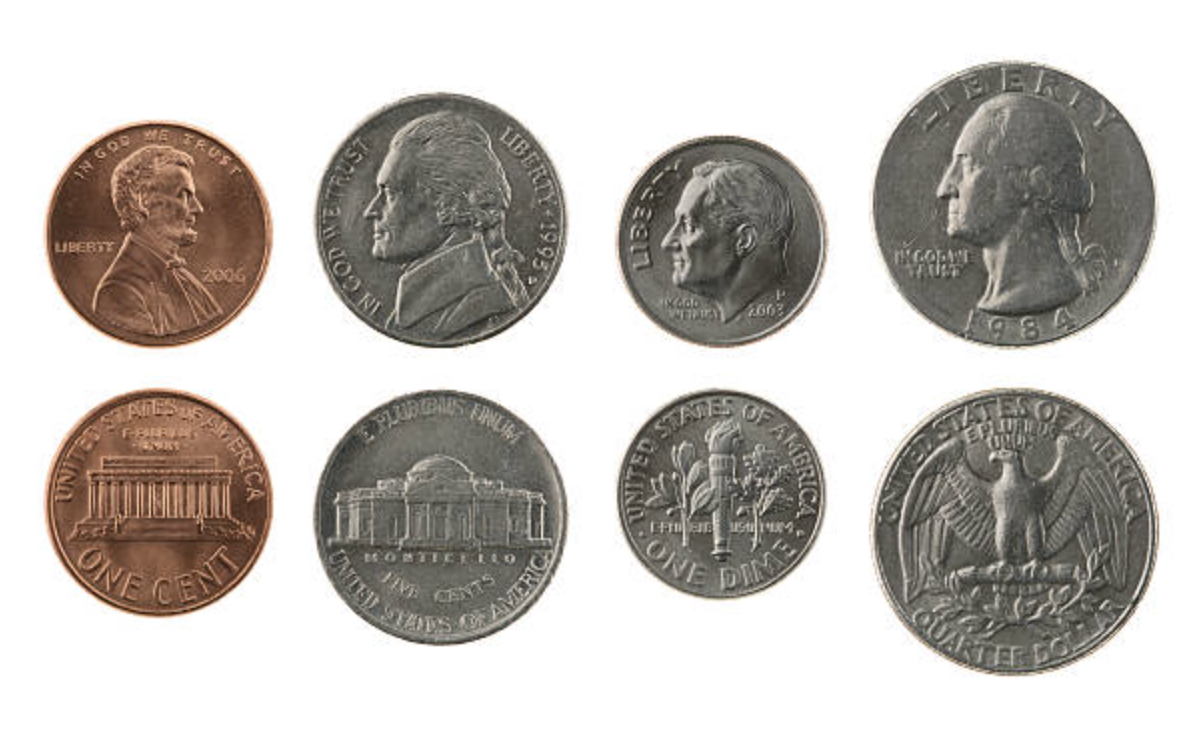
#> input picture Data/Coins2.png, 1204 x 732 px
$ jupyter execute 22_ContourSegmentation.ipynb
#> lines starting #> are read from the running program, lines starting #| are printed output that depends on the picture; after the words box and inside, x2 and y2 are one past the last pixel; in counts of white or black regions, pixels touching at a corner belong together
[cell 1]
import cv2
import numpy as np
import matplotlib.pyplot as plt
import os

# I'll use this later to draw the memberships of the groups
import matplotlib.colors as colormaps

# Segmentation using contours
Contours finds the lines around objects.  For images where thresholding is able to seperate objects from background,
but not seperate objects into seperate parts, this is a good approach

[cell 2]
# Let's use the coin2 image for this
im = cv2.imread(os.path.relpath('../../Data/Coins2.png'), cv2.IMREAD_COLOR)
#> im is the input picture: shape (732, 1204, 3); mean B, G, R 185.1, 189.5, 193.9
im = cv2.cvtColor(im,cv2.COLOR_BGR2RGB)

# First, we need to start off with a threshold that seperates the objects and background
im_gray = cv2.cvtColor(im,cv2.COLOR_RGB2GRAY)

_,thres = cv2.threshold(im_gray,np.mean(im_gray),255,cv2.THRESH_BINARY_INV)
#> thres: shape (732, 1204); 42.6% white; 20 white regions (12 under 20 px), largest, box (x1, y1, x2, y2) and area: (873, 388, 1159, 676) 63155, (873, 62, 1156, 349) 62193, (313, 390, 568, 646) 50816

# Let's close the image up a bit
kernel = np.ones((3,3),np.uint8)
thres = cv2.morphologyEx(thres,cv2.MORPH_CLOSE,kernel,iterations=5)
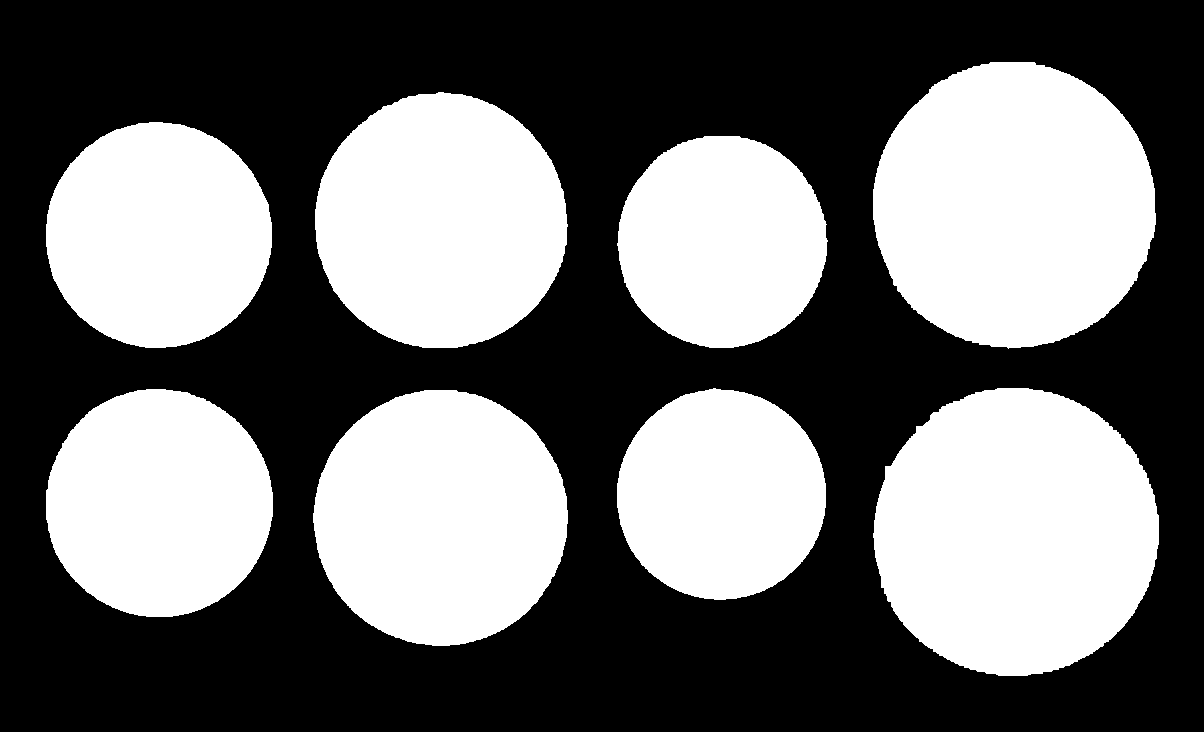
#> thres: shape (732, 1204); 43.2% white; 8 white regions

plt.imshow(thres,cmap='gray')

[cell 3]
# Now, let's find the contours around the images
contours,hierarchy = cv2.findContours(thres,cv2.RETR_LIST,cv2.CHAIN_APPROX_SIMPLE)
#> contours = 8 contours; box (x1, y1, x2, y2) and area: (873, 388, 1159, 676) 64165, (873, 62, 1156, 349) 63256, (313, 390, 568, 646) 50769, (315, 92, 568, 348) 50280, (46, 389, 273, 617) 40420, (46, 122, 272, 348) 39840, (617, 136, 828, 348) 34689, (617, 388, 826, 600) 34353

# Contours is an array of an array of points defining lines in the image
print("The number of contours identified is:",len(contours))
#| The number of contours identified is: 8

# We should have found 8 contours (one per coin)

# Now let's sort the contours based on the size of the area they enclose
sorted_contour = sorted(contours,key=cv2.contourArea)  # smallest to largest
#> sorted_contour has the same summary as contours

mask = np.zeros([im.shape[0],im.shape[1]],dtype='uint8')

mask=cv2.drawContours(mask,sorted_contour,-1,1,-1) # The 3rd entry is the index of the contour to use, -1 means all
#> mask: shape (732, 1204); values 0 (black) and 1 (white), 43.2% white; 8 white regions, largest, box (x1, y1, x2, y2) and area: (873, 388, 1159, 676) 64603, (873, 62, 1156, 349) 63677, (313, 390, 568, 646) 51133
                                                   # the 4th entry is the color to use. SInce this is a mask, just use 1
                                                   # the 5th entry is the linewidth. -1 will fill in the contour

im_masked = cv2.bitwise_and(im,im,mask=mask)

color = ['#641E16','b','g','r','c','m','y','#E67E22']

# Lets draw the lines around each coin
for idx in range(0,len(sorted_contour)):
    linewidth=5
    c=tuple(255*np.array(colormaps.to_rgb(color[idx])))
    im_masked=cv2.drawContours(im_masked,sorted_contour,idx,c,linewidth)
#> this loop made 8 passes
#> c on passes 1 to 8: (100, 30, 22), (0, 0, 255), (0, 127.5, 0), (255, 0, 0), (0, 191.2, 191.2), (191.2, 0, 191.2), (191.2, 191.2, 0), (230, 126, 34)
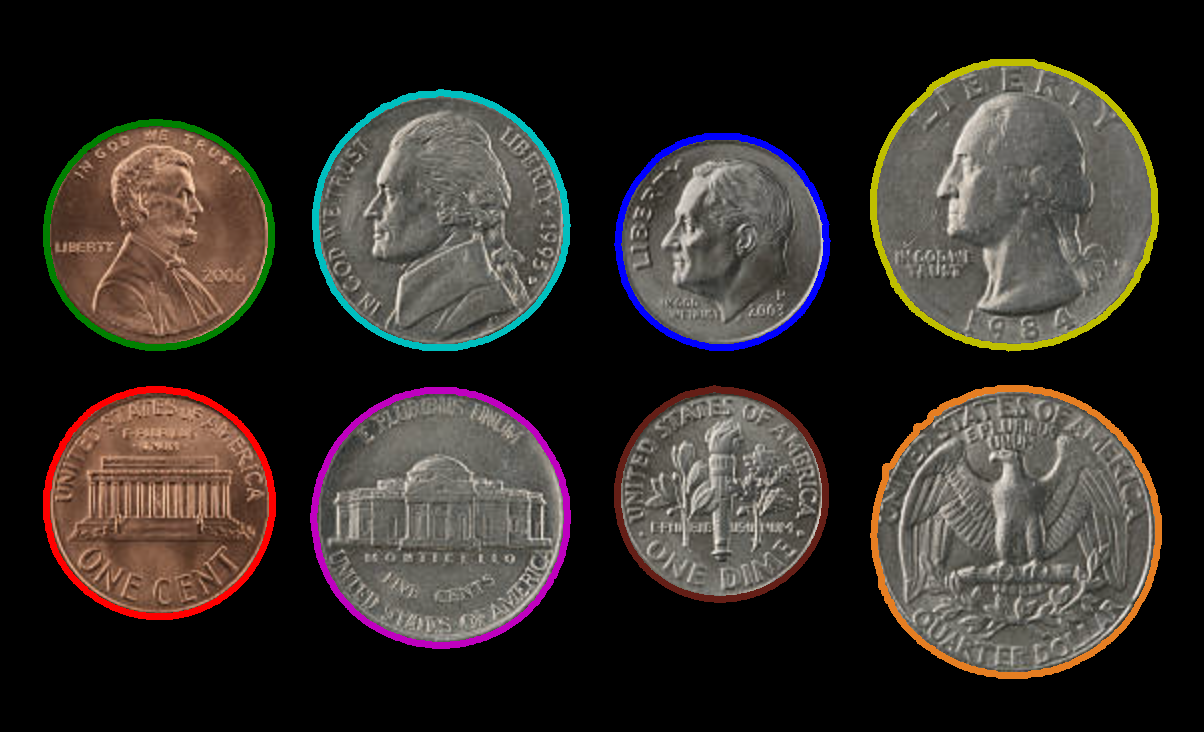
#> im_masked: shape (732, 1204, 3); mean R, G, B 51.9, 46.3, 42.2

area=np.zeros((len(sorted_contour)))
#> area = [0, 0, 0, 0, 0, 0, 0, 0]
for i in range(0,len(sorted_contour)):
    area[i]=cv2.contourArea(sorted_contour[i])
#> this loop made 8 passes
#> after the loop, area = [34353, 34689, 39840.5, 40420, 50280, 50769, 63256, 64165]

[cell 4]
# Show the images
plt.figure(figsize=[18, 5])

plt.subplot(131);plt.imshow(im);  plt.title("Original")
plt.subplot(132);plt.imshow(im_masked);  plt.title("Segmented")

[cell 5]
# Since the coins can be identified by size, we can also label them

area=np.zeros((len(sorted_contour)))
#> area = [0, 0, 0, 0, 0, 0, 0, 0]
for i in range(0,len(sorted_contour)):
    area[i]=cv2.contourArea(sorted_contour[i])
#> after the loop, area = [34353, 34689, 39840.5, 40420, 50280, 50769, 63256, 64165]
area=np.float32(area) # K-means needs floats

# Use K-means and we know there are 4 types of coins
criteria = (cv2.TERM_CRITERIA_EPS + cv2.TERM_CRITERIA_MAX_ITER, 10, 1.0)
compactness,label,center=cv2.kmeans(area,4,None,criteria,10,cv2.KMEANS_RANDOM_CENTERS)
#> compactness = 757059.1; label = [3, 3, 2, 2, 1, 1, 0, 0]; center = [63710.5, 50524.5, 40130.2, 34521]

# Since the initialization of K-means is random, the clusters will not be in any particular order
sizeord=np.argsort(center,axis=0) # Find the order from smallest to largest
#> sizeord = [3, 2, 1, 0]


# Dimes are the smallest
mask_dime = np.zeros([im.shape[0],im.shape[1]],dtype='uint8')
for id in np.where(label==sizeord[0])[0]:
    mask_dime=cv2.drawContours(mask_dime,sorted_contour,id,1,-1)
#> this loop made 2 passes
im_masked_dime = cv2.bitwise_and(im,im,mask=mask_dime)

mask_penny = np.zeros([im.shape[0],im.shape[1]],dtype='uint8')
for id in np.where(label==sizeord[1])[0]:
    mask_penny=cv2.drawContours(mask_penny,sorted_contour,id,1,-1)
#> this loop made 2 passes
#> id on passes 1 to 2: 2, 3
im_masked_penny = cv2.bitwise_and(im,im,mask=mask_penny)

mask_nickels = np.zeros([im.shape[0],im.shape[1]],dtype='uint8')
for id in np.where(label==sizeord[2])[0]:
    mask_nickels=cv2.drawContours(mask_nickels,sorted_contour,id,1,-1)
#> this loop made 2 passes
#> id on passes 1 to 2: 4, 5
im_masked_nickels = cv2.bitwise_and(im,im,mask=mask_nickels)
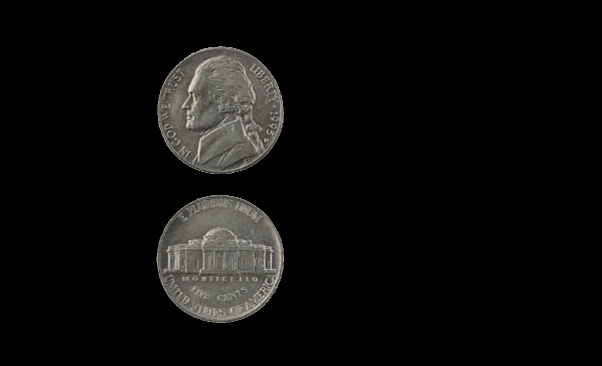
#> im_masked_nickels: shape (732, 1204, 3) (shown at 1/2 size); mean R, G, B 12.7, 12.5, 11.7

mask_qrt = np.zeros([im.shape[0],im.shape[1]],dtype='uint8')
for id in np.where(label==sizeord[3])[0]:
    mask_qrt=cv2.drawContours(mask_qrt,sorted_contour,id,1,-1)
#> this loop made 2 passes
#> id on passes 1 to 2: 6, 7
im_masked_qrt = cv2.bitwise_and(im,im,mask=mask_qrt)
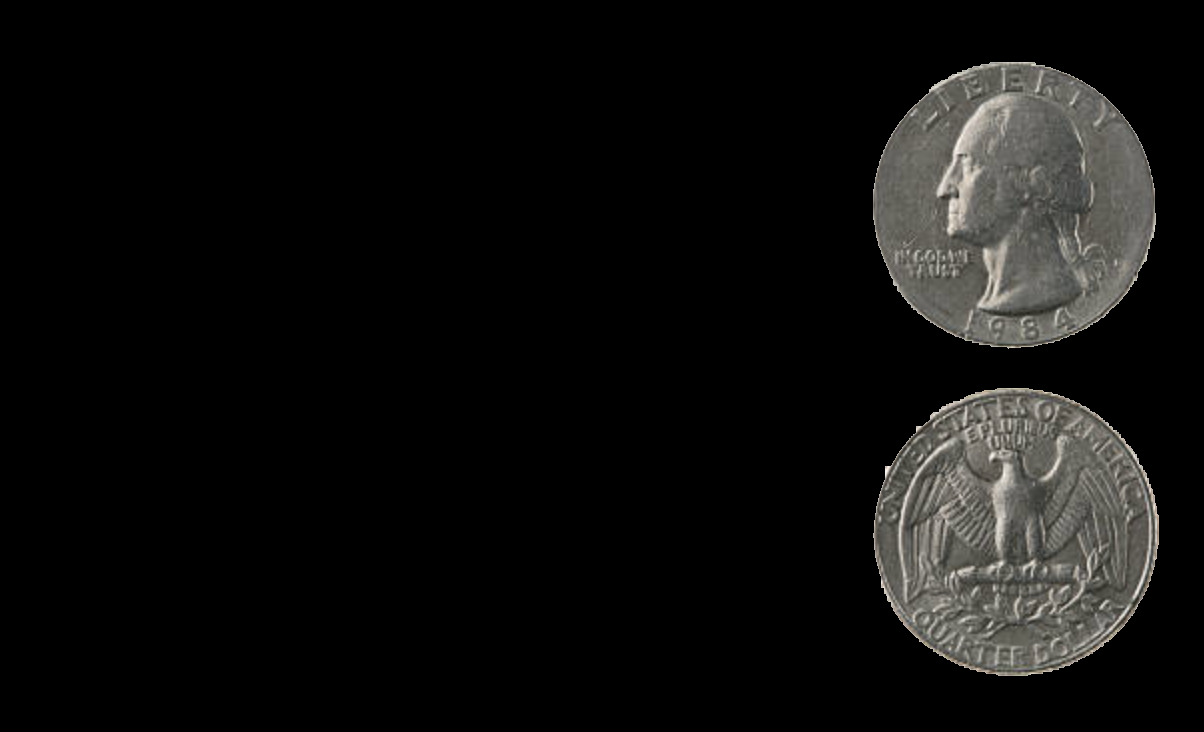
#> im_masked_qrt: shape (732, 1204, 3); mean R, G, B 16.2, 15.9, 15

[cell 6]
# Show the images
plt.figure(figsize=[18, 5])

plt.subplot(151);plt.imshow(im);  plt.title("Original")
plt.subplot(152);plt.imshow(im_masked_penny);  plt.title("Pennies")
plt.subplot(153);plt.imshow(im_masked_nickels);  plt.title("Nickels")
plt.subplot(154);plt.imshow(im_masked_dime);  plt.title("Dimes")
plt.subplot(155);plt.imshow(im_masked_qrt);  plt.title("Quarters")
